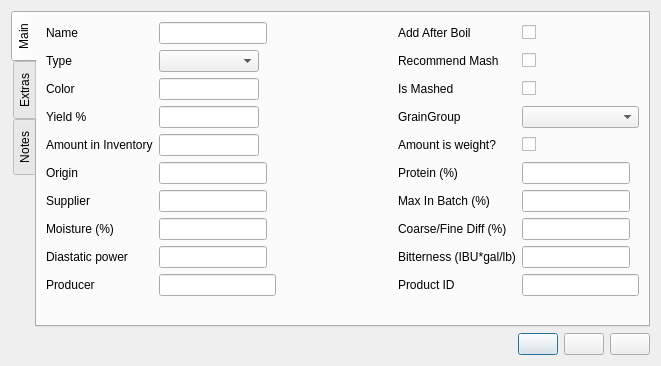
<?xml version="1.0" encoding="UTF-8"?>
<ui version="4.0">
 <class>fermentableEditor</class>
 <widget class="QDialog" name="fermentableEditor">
  <property name="geometry">
   <rect>
    <x>0</x>
    <y>0</y>
    <width>661</width>
    <height>348</height>
   </rect>
  </property>
  <property name="sizePolicy">
   <sizepolicy hsizetype="Minimum" vsizetype="Minimum">
    <horstretch>0</horstretch>
    <verstretch>0</verstretch>
   </sizepolicy>
  </property>
  <property name="windowTitle">
   <string>Fermentable Editor</string>
  </property>
  <layout class="QVBoxLayout" name="verticalLayout_2">
   <item>
    <widget class="QTabWidget" name="tabWidget_editor">
     <property name="tabPosition">
      <enum>QTabWidget::West</enum>
     </property>
     <property name="currentIndex">
      <number>0</number>
     </property>
     <property name="usesScrollButtons">
      <bool>false</bool>
     </property>
     <widget class="QWidget" name="tab_main">
      <attribute name="title">
       <string>Main</string>
      </attribute>
      <layout class="QGridLayout" name="gridLayout">
       <item row="0" column="0">
        <widget class="QLabel" name="label_name">
         <property name="toolTip">
          <string>Required</string>
         </property>
         <property name="text">
          <string>Name</string>
         </property>
         <property name="buddy">
          <cstring>lineEdit_name</cstring>
         </property>
        </widget>
       </item>
       <item row="0" column="1">
        <widget class="SmartLineEdit" name="lineEdit_name">
         <property name="sizePolicy">
          <sizepolicy hsizetype="Maximum" vsizetype="Fixed">
           <horstretch>0</horstretch>
           <verstretch>0</verstretch>
          </sizepolicy>
         </property>
         <property name="toolTip">
          <string>Name</string>
         </property>
        </widget>
       </item>
       <item row="0" column="2">
        <spacer name="horizontalSpacer">
         <property name="orientation">
          <enum>Qt::Horizontal</enum>
         </property>
         <property name="sizeHint" stdset="0">
          <size>
           <width>40</width>
           <height>20</height>
          </size>
         </property>
        </spacer>
       </item>
       <item row="0" column="3">
        <widget class="QLabel" name="label_addAfterBoil">
         <property name="sizePolicy">
          <sizepolicy hsizetype="Expanding" vsizetype="Preferred">
           <horstretch>0</horstretch>
           <verstretch>0</verstretch>
          </sizepolicy>
         </property>
         <property name="text">
          <string>Add After Boil</string>
         </property>
         <property name="buddy">
          <cstring>checkBox_addAfterBoil</cstring>
         </property>
        </widget>
       </item>
       <item row="0" column="4">
        <widget class="QCheckBox" name="checkBox_addAfterBoil">
         <property name="sizePolicy">
          <sizepolicy hsizetype="Preferred" vsizetype="Fixed">
           <horstretch>0</horstretch>
           <verstretch>0</verstretch>
          </sizepolicy>
         </property>
         <property name="toolTip">
          <string>This ingredient is added post boil.</string>
         </property>
         <property name="text">
          <string/>
         </property>
        </widget>
       </item>
       <item row="2" column="1">
        <widget class="BtComboBox" name="comboBox_type">
         <property name="sizePolicy">
          <sizepolicy hsizetype="Minimum" vsizetype="Fixed">
           <horstretch>0</horstretch>
           <verstretch>0</verstretch>
          </sizepolicy>
         </property>
         <property name="maximumSize">
          <size>
           <width>100</width>
           <height>16777215</height>
          </size>
         </property>
         <property name="toolTip">
          <string>Fermantable Type</string>
         </property>
        </widget>
       </item>
       <item row="2" column="3">
        <widget class="QLabel" name="label_recommendMash">
         <property name="sizePolicy">
          <sizepolicy hsizetype="Expanding" vsizetype="Preferred">
           <horstretch>0</horstretch>
           <verstretch>0</verstretch>
          </sizepolicy>
         </property>
         <property name="text">
          <string>Recommend Mash</string>
         </property>
         <property name="buddy">
          <cstring>checkBox_recommendMash</cstring>
         </property>
        </widget>
       </item>
       <item row="2" column="4">
        <widget class="QCheckBox" name="checkBox_recommendMash">
         <property name="toolTip">
          <string>Recommend this be mashed</string>
         </property>
         <property name="text">
          <string/>
         </property>
        </widget>
       </item>
       <item row="2" column="0">
        <widget class="QLabel" name="label_fermentableType">
         <property name="toolTip">
          <string>Required</string>
         </property>
         <property name="text">
          <string>Type</string>
         </property>
         <property name="buddy">
          <cstring>comboBox_type</cstring>
         </property>
        </widget>
       </item>
       <item row="3" column="0">
        <widget class="SmartLabel" name="label_color">
         <property name="contextMenuPolicy">
          <enum>Qt::CustomContextMenu</enum>
         </property>
         <property name="toolTip">
          <string>Required</string>
         </property>
         <property name="text">
          <string>Color</string>
         </property>
         <property name="buddy">
          <cstring>lineEdit_color</cstring>
         </property>
        </widget>
       </item>
       <item row="3" column="1">
        <widget class="SmartLineEdit" name="lineEdit_color">
         <property name="sizePolicy">
          <sizepolicy hsizetype="Maximum" vsizetype="Fixed">
           <horstretch>0</horstretch>
           <verstretch>0</verstretch>
          </sizepolicy>
         </property>
         <property name="maximumSize">
          <size>
           <width>100</width>
           <height>16777215</height>
          </size>
         </property>
         <property name="toolTip">
          <string>Lovibond rating</string>
         </property>
        </widget>
       </item>
       <item row="3" column="3">
        <widget class="QLabel" name="label_isMashed">
         <property name="sizePolicy">
          <sizepolicy hsizetype="Expanding" vsizetype="Preferred">
           <horstretch>0</horstretch>
           <verstretch>0</verstretch>
          </sizepolicy>
         </property>
         <property name="text">
          <string>Is Mashed</string>
         </property>
         <property name="buddy">
          <cstring>checkBox_isMashed</cstring>
         </property>
        </widget>
       </item>
       <item row="3" column="4">
        <widget class="QCheckBox" name="checkBox_isMashed">
         <property name="toolTip">
          <string>Checked if it is present in mash</string>
         </property>
         <property name="text">
          <string/>
         </property>
        </widget>
       </item>
       <item row="5" column="0">
        <widget class="QLabel" name="label_yield">
         <property name="toolTip">
          <string>Required</string>
         </property>
         <property name="text">
          <string>Yield %</string>
         </property>
         <property name="buddy">
          <cstring>lineEdit_yield</cstring>
         </property>
        </widget>
       </item>
       <item row="5" column="1">
        <widget class="SmartLineEdit" name="lineEdit_yield">
         <property name="sizePolicy">
          <sizepolicy hsizetype="Maximum" vsizetype="Fixed">
           <horstretch>0</horstretch>
           <verstretch>0</verstretch>
          </sizepolicy>
         </property>
         <property name="maximumSize">
          <size>
           <width>100</width>
           <height>16777215</height>
          </size>
         </property>
         <property name="toolTip">
          <string>Yield as compared to glucose</string>
         </property>
        </widget>
       </item>
       <item row="5" column="3">
        <widget class="QLabel" name="label_fermentableGrainGroup">
         <property name="toolTip">
          <string>Required</string>
         </property>
         <property name="text">
          <string>GrainGroup</string>
         </property>
         <property name="buddy">
          <cstring>comboBox_grainGroup</cstring>
         </property>
        </widget>
       </item>
       <item row="5" column="4">
        <widget class="BtComboBox" name="comboBox_grainGroup">
         <property name="sizePolicy">
          <sizepolicy hsizetype="Minimum" vsizetype="Fixed">
           <horstretch>0</horstretch>
           <verstretch>0</verstretch>
          </sizepolicy>
         </property>
         <property name="toolTip">
          <string>Fermantable Grain Group</string>
         </property>
        </widget>
       </item>
       <item row="6" column="0">
        <widget class="SmartLabel" name="label_inventory">
         <property name="contextMenuPolicy">
          <enum>Qt::CustomContextMenu</enum>
         </property>
         <property name="text">
          <string>Amount in Inventory</string>
         </property>
         <property name="wordWrap">
          <bool>true</bool>
         </property>
         <property name="buddy">
          <cstring>lineEdit_inventory</cstring>
         </property>
        </widget>
       </item>
       <item row="6" column="1">
        <widget class="SmartLineEdit" name="lineEdit_inventory">
         <property name="sizePolicy">
          <sizepolicy hsizetype="Maximum" vsizetype="Fixed">
           <horstretch>0</horstretch>
           <verstretch>0</verstretch>
          </sizepolicy>
         </property>
         <property name="maximumSize">
          <size>
           <width>100</width>
           <height>16777215</height>
          </size>
         </property>
         <property name="toolTip">
          <string>Amount in inventory</string>
         </property>
        </widget>
       </item>
       <item row="6" column="3">
        <widget class="QLabel" name="label_amountIsWeight">
         <property name="sizePolicy">
          <sizepolicy hsizetype="Expanding" vsizetype="Preferred">
           <horstretch>0</horstretch>
           <verstretch>0</verstretch>
          </sizepolicy>
         </property>
         <property name="toolTip">
          <string>Check it if the amount listed is in kg instead of L.</string>
         </property>
         <property name="text">
          <string>Amount is weight?</string>
         </property>
         <property name="buddy">
          <cstring>checkBox_amountIsWeight</cstring>
         </property>
        </widget>
       </item>
       <item row="6" column="4">
        <widget class="SmartCheckBox" name="checkBox_amountIsWeight">
         <property name="sizePolicy">
          <sizepolicy hsizetype="Minimum" vsizetype="Fixed">
           <horstretch>0</horstretch>
           <verstretch>0</verstretch>
          </sizepolicy>
         </property>
         <property name="toolTip">
          <string>Checked if the given amount is weight instead of volume</string>
         </property>
         <property name="text">
          <string/>
         </property>
        </widget>
       </item>
       <item row="7" column="0">
        <widget class="QLabel" name="label_origin">
         <property name="text">
          <string>Origin</string>
         </property>
         <property name="buddy">
          <cstring>lineEdit_origin</cstring>
         </property>
        </widget>
       </item>
       <item row="7" column="1">
        <widget class="SmartLineEdit" name="lineEdit_origin">
         <property name="sizePolicy">
          <sizepolicy hsizetype="Maximum" vsizetype="Fixed">
           <horstretch>0</horstretch>
           <verstretch>0</verstretch>
          </sizepolicy>
         </property>
         <property name="toolTip">
          <string>Origin</string>
         </property>
        </widget>
       </item>
       <item row="7" column="3">
        <widget class="QLabel" name="label_protein">
         <property name="text">
          <string>Protein (%)</string>
         </property>
         <property name="buddy">
          <cstring>lineEdit_protein</cstring>
         </property>
        </widget>
       </item>
       <item row="7" column="4">
        <widget class="SmartLineEdit" name="lineEdit_protein">
         <property name="sizePolicy">
          <sizepolicy hsizetype="Maximum" vsizetype="Fixed">
           <horstretch>0</horstretch>
           <verstretch>0</verstretch>
          </sizepolicy>
         </property>
         <property name="toolTip">
          <string>Protein percentage by mass</string>
         </property>
        </widget>
       </item>
       <item row="8" column="0">
        <widget class="QLabel" name="label_supplier">
         <property name="text">
          <string>Supplier</string>
         </property>
         <property name="buddy">
          <cstring>lineEdit_supplier</cstring>
         </property>
        </widget>
       </item>
       <item row="8" column="1">
        <widget class="SmartLineEdit" name="lineEdit_supplier">
         <property name="sizePolicy">
          <sizepolicy hsizetype="Maximum" vsizetype="Fixed">
           <horstretch>0</horstretch>
           <verstretch>0</verstretch>
          </sizepolicy>
         </property>
         <property name="toolTip">
          <string>Supplier</string>
         </property>
        </widget>
       </item>
       <item row="8" column="3">
        <widget class="QLabel" name="label_maxInBatch">
         <property name="text">
          <string>Max In Batch (%)</string>
         </property>
         <property name="buddy">
          <cstring>lineEdit_maxInBatch</cstring>
         </property>
        </widget>
       </item>
       <item row="8" column="4">
        <widget class="SmartLineEdit" name="lineEdit_maxInBatch">
         <property name="sizePolicy">
          <sizepolicy hsizetype="Maximum" vsizetype="Fixed">
           <horstretch>0</horstretch>
           <verstretch>0</verstretch>
          </sizepolicy>
         </property>
         <property name="toolTip">
          <string>Maximum recommended percentage of total grist</string>
         </property>
        </widget>
       </item>
       <item row="9" column="0">
        <widget class="QLabel" name="label_moisture">
         <property name="text">
          <string>Moisture (%)</string>
         </property>
         <property name="buddy">
          <cstring>lineEdit_moisture</cstring>
         </property>
        </widget>
       </item>
       <item row="9" column="1">
        <widget class="SmartLineEdit" name="lineEdit_moisture">
         <property name="sizePolicy">
          <sizepolicy hsizetype="Maximum" vsizetype="Fixed">
           <horstretch>0</horstretch>
           <verstretch>0</verstretch>
          </sizepolicy>
         </property>
         <property name="toolTip">
          <string>Moisture percentage by mass</string>
         </property>
        </widget>
       </item>
       <item row="9" column="3">
        <widget class="QLabel" name="label_coarseFineDiff">
         <property name="text">
          <string>Coarse/Fine Diff (%)</string>
         </property>
         <property name="wordWrap">
          <bool>true</bool>
         </property>
         <property name="buddy">
          <cstring>lineEdit_coarseFineDiff</cstring>
         </property>
        </widget>
       </item>
       <item row="9" column="4">
        <widget class="SmartLineEdit" name="lineEdit_coarseFineDiff">
         <property name="sizePolicy">
          <sizepolicy hsizetype="Maximum" vsizetype="Fixed">
           <horstretch>0</horstretch>
           <verstretch>0</verstretch>
          </sizepolicy>
         </property>
         <property name="toolTip">
          <string>Yield difference between coarse and fine grind</string>
         </property>
        </widget>
       </item>
       <item row="10" column="0">
        <widget class="SmartLabel" name="label_diastaticPower">
         <property name="contextMenuPolicy">
          <enum>Qt::CustomContextMenu</enum>
         </property>
         <property name="text">
          <string>Diastatic power</string>
         </property>
         <property name="buddy">
          <cstring>lineEdit_diastaticPower</cstring>
         </property>
        </widget>
       </item>
       <item row="10" column="1">
        <widget class="SmartLineEdit" name="lineEdit_diastaticPower">
         <property name="sizePolicy">
          <sizepolicy hsizetype="Maximum" vsizetype="Fixed">
           <horstretch>0</horstretch>
           <verstretch>0</verstretch>
          </sizepolicy>
         </property>
         <property name="toolTip">
          <string>Diastatic power</string>
         </property>
        </widget>
       </item>
       <item row="10" column="3">
        <widget class="QLabel" name="label_ibuGalPerLb">
         <property name="text">
          <string>Bitterness (IBU*gal/lb)</string>
         </property>
         <property name="buddy">
          <cstring>lineEdit_ibuGalPerLb</cstring>
         </property>
        </widget>
       </item>
       <item row="10" column="4">
        <widget class="SmartLineEdit" name="lineEdit_ibuGalPerLb">
         <property name="sizePolicy">
          <sizepolicy hsizetype="Maximum" vsizetype="Fixed">
           <horstretch>0</horstretch>
           <verstretch>0</verstretch>
          </sizepolicy>
         </property>
         <property name="toolTip">
          <string>Bitterness of pre-hopped extracts</string>
         </property>
        </widget>
       </item>
       <item row="11" column="0">
        <widget class="QLabel" name="label_producer">
         <property name="text">
          <string>Producer</string>
         </property>
         <property name="buddy">
          <cstring>lineEdit_producer</cstring>
         </property>
        </widget>
       </item>
       <item row="11" column="1">
        <widget class="SmartLineEdit" name="lineEdit_producer">
         <property name="toolTip">
          <string>Producer</string>
         </property>
        </widget>
       </item>
       <item row="11" column="3">
        <widget class="QLabel" name="label_productId">
         <property name="text">
          <string>Product ID</string>
         </property>
         <property name="buddy">
          <cstring>lineEdit_productId</cstring>
         </property>
        </widget>
       </item>
       <item row="11" column="4">
        <widget class="SmartLineEdit" name="lineEdit_productId">
         <property name="toolTip">
          <string>Product ID</string>
         </property>
        </widget>
       </item>
       <item row="12" column="1">
        <spacer name="verticalSpacer">
         <property name="orientation">
          <enum>Qt::Vertical</enum>
         </property>
         <property name="sizeHint" stdset="0">
          <size>
           <width>20</width>
           <height>40</height>
          </size>
         </property>
        </spacer>
       </item>
      </layout>
     </widget>
     <widget class="QWidget" name="tab_extras">
      <attribute name="title">
       <string>Extras</string>
      </attribute>
      <layout class="QGridLayout" name="gridLayout_2">
       <item row="0" column="2">
        <spacer name="horizontalSpacer_2">
         <property name="orientation">
          <enum>Qt::Horizontal</enum>
         </property>
         <property name="sizeHint" stdset="0">
          <size>
           <width>40</width>
           <height>20</height>
          </size>
         </property>
        </spacer>
       </item>
       <item row="1" column="0">
        <widget class="QLabel" name="label_fineGrindYield_pct">
         <property name="text">
          <string>Extract Yield Dry Basis Fine Grind</string>
         </property>
         <property name="buddy">
          <cstring>lineEdit_fineGrindYield_pct</cstring>
         </property>
        </widget>
       </item>
       <item row="1" column="1">
        <widget class="SmartLineEdit" name="lineEdit_fineGrindYield_pct">
         <property name="toolTip">
          <string>Extract Yield Dry Basis Fine Grind (DBFG)</string>
         </property>
        </widget>
       </item>
       <item row="1" column="3">
        <widget class="QLabel" name="label_coarseGrindYield_pct">
         <property name="text">
          <string>Extract Yield Dry Basis Coarse Grind</string>
         </property>
         <property name="buddy">
          <cstring>lineEdit_coarseGrindYield_pct</cstring>
         </property>
        </widget>
       </item>
       <item row="1" column="4">
        <widget class="SmartLineEdit" name="lineEdit_coarseGrindYield_pct">
         <property name="toolTip">
          <string>Extract Yield Dry Basis Coarse Grind (DBCG)</string>
         </property>
        </widget>
       </item>
       <item row="2" column="0">
        <widget class="SmartLabel" name="label_potentialYield_sg">
         <property name="text">
          <string>Potential yield</string>
         </property>
         <property name="buddy">
          <cstring>lineEdit_potentialYield_sg</cstring>
         </property>
        </widget>
       </item>
       <item row="2" column="1">
        <widget class="SmartLineEdit" name="lineEdit_potentialYield_sg">
         <property name="toolTip">
          <string>Potential yield</string>
         </property>
        </widget>
       </item>
       <item row="2" column="3">
        <widget class="QLabel" name="label_alphaAmylase_dextUnits">
         <property name="text">
          <string>Total alpha-amylase in malted grain</string>
         </property>
         <property name="buddy">
          <cstring>lineEdit_alphaAmylase_dextUnits</cstring>
         </property>
        </widget>
       </item>
       <item row="2" column="4">
        <widget class="SmartLineEdit" name="lineEdit_alphaAmylase_dextUnits">
         <property name="toolTip">
          <string>Total alpha-amylase in the malted grain</string>
         </property>
        </widget>
       </item>
       <item row="3" column="0">
        <widget class="QLabel" name="label_kolbachIndex_pct">
         <property name="text">
          <string>Kolbach Index</string>
         </property>
         <property name="buddy">
          <cstring>lineEdit_kolbachIndex_pct</cstring>
         </property>
        </widget>
       </item>
       <item row="3" column="1">
        <widget class="SmartLineEdit" name="lineEdit_kolbachIndex_pct">
         <property name="toolTip">
          <string>Kolbach Index</string>
         </property>
        </widget>
       </item>
       <item row="3" column="3">
        <widget class="QLabel" name="label_hardnessPrpGlassy_pct">
         <property name="text">
          <string>Percentage of malt that is "glassy"</string>
         </property>
         <property name="buddy">
          <cstring>lineEdit_hardnessPrpGlassy_pct</cstring>
         </property>
        </widget>
       </item>
       <item row="3" column="4">
        <widget class="SmartLineEdit" name="lineEdit_hardnessPrpGlassy_pct">
         <property name="toolTip">
          <string>Percentage of malt that is "glassy"</string>
         </property>
        </widget>
       </item>
       <item row="4" column="0">
        <widget class="QLabel" name="label_hardnessPrpHalf_pct">
         <property name="text">
          <string>Percentage of malt that is "half glassy"</string>
         </property>
         <property name="buddy">
          <cstring>lineEdit_hardnessPrpHalf_pct</cstring>
         </property>
        </widget>
       </item>
       <item row="4" column="1">
        <widget class="SmartLineEdit" name="lineEdit_hardnessPrpHalf_pct">
         <property name="toolTip">
          <string>Percentage of malt that is "half glassy"</string>
         </property>
        </widget>
       </item>
       <item row="4" column="3">
        <widget class="QLabel" name="label_hardnessPrpMealy_pct">
         <property name="text">
          <string>Percentage of malt that is "mealy"</string>
         </property>
         <property name="buddy">
          <cstring>lineEdit_hardnessPrpMealy_pct</cstring>
         </property>
        </widget>
       </item>
       <item row="4" column="4">
        <widget class="SmartLineEdit" name="lineEdit_hardnessPrpMealy_pct">
         <property name="toolTip">
          <string>Percentage of malt that is "mealy"</string>
         </property>
        </widget>
       </item>
       <item row="5" column="0">
        <widget class="QLabel" name="label_kernelSizePrpPlump_pct">
         <property name="text">
          <string>Percentage of grain that is "plump"</string>
         </property>
         <property name="buddy">
          <cstring>lineEdit_kernelSizePrpPlump_pct</cstring>
         </property>
        </widget>
       </item>
       <item row="5" column="1">
        <widget class="SmartLineEdit" name="lineEdit_kernelSizePrpPlump_pct">
         <property name="toolTip">
          <string>Percentage of grain that is "plump"</string>
         </property>
        </widget>
       </item>
       <item row="5" column="3">
        <widget class="QLabel" name="label_kernelSizePrpThin_pct">
         <property name="text">
          <string>Percentage of grain that is "tine"</string>
         </property>
         <property name="buddy">
          <cstring>lineEdit_kernelSizePrpThin_pct</cstring>
         </property>
        </widget>
       </item>
       <item row="5" column="4">
        <widget class="SmartLineEdit" name="lineEdit_kernelSizePrpThin_pct">
         <property name="toolTip">
          <string>Percentage of grain that is "tine"</string>
         </property>
        </widget>
       </item>
       <item row="6" column="0">
        <widget class="QLabel" name="label_friability_pct">
         <property name="text">
          <string>Friability</string>
         </property>
         <property name="buddy">
          <cstring>lineEdit_friability_pct</cstring>
         </property>
        </widget>
       </item>
       <item row="6" column="1">
        <widget class="SmartLineEdit" name="lineEdit_friability_pct">
         <property name="toolTip">
          <string>Friability</string>
         </property>
        </widget>
       </item>
       <item row="6" column="3">
        <widget class="SmartLabel" name="label_di_ph">
         <property name="text">
          <string>DI pH</string>
         </property>
         <property name="buddy">
          <cstring>lineEdit_di_ph</cstring>
         </property>
        </widget>
       </item>
       <item row="6" column="4">
        <widget class="SmartLineEdit" name="lineEdit_di_ph">
         <property name="toolTip">
          <string>DI pH</string>
         </property>
        </widget>
       </item>
       <item row="7" column="0">
        <widget class="SmartLabel" name="label_viscosity_cP">
         <property name="text">
          <string>Viscosity of this malt in a "congress mash"</string>
         </property>
         <property name="buddy">
          <cstring>lineEdit_viscosity_cP</cstring>
         </property>
        </widget>
       </item>
       <item row="7" column="1">
        <widget class="SmartLineEdit" name="lineEdit_viscosity_cP">
         <property name="toolTip">
          <string>Viscosity of this malt in a "congress mash"</string>
         </property>
        </widget>
       </item>
       <item row="7" column="3">
        <widget class="QLabel" name="label_fermentability_pct">
         <property name="text">
          <string>Fermentability</string>
         </property>
         <property name="buddy">
          <cstring>lineEdit_fermentability_pct</cstring>
         </property>
        </widget>
       </item>
       <item row="7" column="4">
        <widget class="SmartLineEdit" name="lineEdit_fermentability_pct">
         <property name="toolTip">
          <string>Fermentability</string>
         </property>
        </widget>
       </item>
       <item row="8" column="0">
        <widget class="SmartLabel" name="label_dmsP">
         <property name="text">
          <string>DMS precursors</string>
         </property>
         <property name="buddy">
          <cstring>lineEdit_dmsP</cstring>
         </property>
        </widget>
       </item>
       <item row="8" column="1">
        <widget class="SmartLineEdit" name="lineEdit_dmsP">
         <property name="toolTip">
          <string>DMS precursors</string>
         </property>
        </widget>
       </item>
       <item row="9" column="0">
        <widget class="SmartLabel" name="label_fan">
         <property name="text">
          <string>Free Amino Nitrogen (FAN)</string>
         </property>
         <property name="buddy">
          <cstring>lineEdit_fan</cstring>
         </property>
        </widget>
       </item>
       <item row="9" column="1">
        <widget class="SmartLineEdit" name="lineEdit_fan">
         <property name="toolTip">
          <string>Free Amino Nitrogen (FAN)</string>
         </property>
        </widget>
       </item>
       <item row="10" column="0">
        <widget class="SmartLabel" name="label_betaGlucan">
         <property name="text">
          <string>Beta-glucans</string>
         </property>
         <property name="buddy">
          <cstring>lineEdit_betaGlucan</cstring>
         </property>
        </widget>
       </item>
       <item row="10" column="1">
        <widget class="SmartLineEdit" name="lineEdit_betaGlucan">
         <property name="toolTip">
          <string>Beta-glucans</string>
         </property>
        </widget>
       </item>
       <item row="11" column="1">
        <spacer name="verticalSpacer_2">
         <property name="orientation">
          <enum>Qt::Vertical</enum>
         </property>
         <property name="sizeHint" stdset="0">
          <size>
           <width>20</width>
           <height>40</height>
          </size>
         </property>
        </spacer>
       </item>
      </layout>
     </widget>
     <widget class="QWidget" name="tab_notes">
      <attribute name="title">
       <string>Notes</string>
      </attribute>
      <layout class="QVBoxLayout" name="verticalLayout">
       <item>
        <widget class="QTextEdit" name="textEdit_notes">
         <property name="maximumSize">
          <size>
           <width>1000</width>
           <height>1000</height>
          </size>
         </property>
        </widget>
       </item>
      </layout>
     </widget>
    </widget>
   </item>
   <item>
    <layout class="QHBoxLayout" name="horizontalLayout_3">
     <item>
      <spacer name="horizontalSpacer_3">
       <property name="orientation">
        <enum>Qt::Horizontal</enum>
       </property>
       <property name="sizeHint" stdset="0">
        <size>
         <width>40</width>
         <height>20</height>
        </size>
       </property>
      </spacer>
     </item>
     <item>
      <widget class="QPushButton" name="pushButton_new">
       <property name="toolTip">
        <string>New fermentable</string>
       </property>
       <property name="text">
        <string/>
       </property>
       <property name="icon">
        <iconset resource="../brewken.qrc">
         <normaloff>:/images/smallPlus.svg</normaloff>:/images/smallPlus.svg</iconset>
       </property>
      </widget>
     </item>
     <item>
      <widget class="QPushButton" name="pushButton_save">
       <property name="toolTip">
        <string>Save and close</string>
       </property>
       <property name="text">
        <string/>
       </property>
       <property name="icon">
        <iconset resource="../brewken.qrc">
         <normaloff>:/images/filesave.svg</normaloff>:/images/filesave.svg</iconset>
       </property>
      </widget>
     </item>
     <item>
      <widget class="QPushButton" name="pushButton_cancel">
       <property name="toolTip">
        <string>Discard and close</string>
       </property>
       <property name="text">
        <string/>
       </property>
       <property name="icon">
        <iconset resource="../brewken.qrc">
         <normaloff>:/images/exit.svg</normaloff>:/images/exit.svg</iconset>
       </property>
      </widget>
     </item>
    </layout>
   </item>
  </layout>
 </widget>
 <customwidgets>
  <customwidget>
   <class>BtComboBox</class>
   <extends>QComboBox</extends>
   <header>widgets/BtComboBox.h</header>
  </customwidget>
  <customwidget>
   <class>SmartCheckBox</class>
   <extends>QCheckBox</extends>
   <header>widgets/SmartCheckBox.h</header>
  </customwidget>
  <customwidget>
   <class>SmartLabel</class>
   <extends>QLabel</extends>
   <header>widgets/SmartLabel.h</header>
   <slots>
    <signal>changedSystemOfMeasurementOrScale(PreviousScaleInfo)</signal>
    <slot>popContextMenu(QPoint)</slot>
   </slots>
  </customwidget>
  <customwidget>
   <class>SmartLineEdit</class>
   <extends>QLineEdit</extends>
   <header>widgets/SmartLineEdit.h</header>
   <slots>
    <signal>textModified()</signal>
    <slot>lineChanged()</slot>
    <slot>lineChanged(PreviousScaleInfo)</slot>
   </slots>
  </customwidget>
 </customwidgets>
 <tabstops>
  <tabstop>tabWidget_editor</tabstop>
  <tabstop>lineEdit_name</tabstop>
  <tabstop>comboBox_type</tabstop>
  <tabstop>lineEdit_color</tabstop>
  <tabstop>lineEdit_yield</tabstop>
  <tabstop>lineEdit_inventory</tabstop>
  <tabstop>checkBox_addAfterBoil</tabstop>
  <tabstop>checkBox_recommendMash</tabstop>
  <tabstop>checkBox_isMashed</tabstop>
  <tabstop>lineEdit_origin</tabstop>
  <tabstop>lineEdit_supplier</tabstop>
  <tabstop>lineEdit_moisture</tabstop>
  <tabstop>lineEdit_diastaticPower</tabstop>
  <tabstop>lineEdit_protein</tabstop>
  <tabstop>lineEdit_maxInBatch</tabstop>
  <tabstop>lineEdit_coarseFineDiff</tabstop>
  <tabstop>lineEdit_ibuGalPerLb</tabstop>
  <tabstop>pushButton_new</tabstop>
  <tabstop>pushButton_save</tabstop>
  <tabstop>pushButton_cancel</tabstop>
  <tabstop>textEdit_notes</tabstop>
 </tabstops>
 <resources>
  <include location="../brewken.qrc"/>
 </resources>
</ui>
